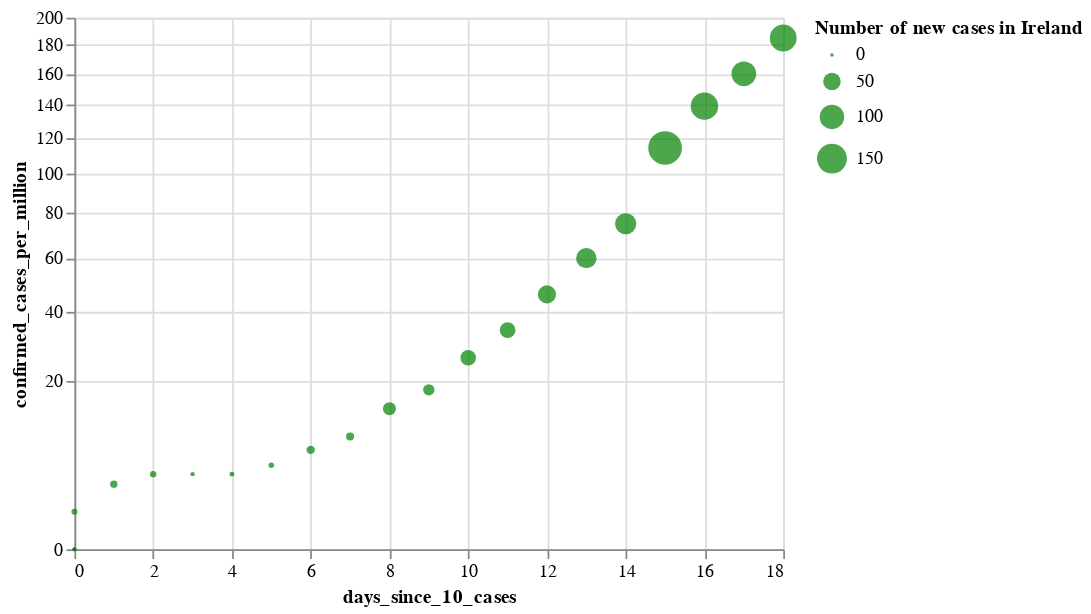

The code cell stored with this chart in its notebook:
### Markdown cell above
# Number of Covid-19 cases per 1M population
The pupulation of Ireland, Italy, and Spain is as follows (in millions) [\[source\]](https://en.wikipedia.org/wiki/List_of_countries_and_dependencies_by_population):

- **Ireland** : 4.9M
- **Italy** : 60.2M
- **Spain** : 47.1M

If we plot a figure dividing the total number of cases reported daily by the population (in millions) we can find how many persons are infected per 1 million, which give us a normalized value we could use to understand the severity of the outbreak.

### The figure below shows that in fact Ireland has more cases per million that the most affected countries in Europe starting on March 16th, 2020, and growing quickly.

### Code cell
#hide

cases_per_million_ie_plot = alt.Chart(source_ie).mark_circle(
    color='green',
    opacity=0.7).encode(
    x='days_since_10_cases:Q',
#     y='confirmed_cases:Q',
    y=alt.Y('confirmed_cases_per_million:Q', scale=alt.Scale(type='sqrt')),
    size=alt.Size('new_cases:Q', title="Number of new cases in Ireland"),
    tooltip=['country', 'date:T', 'confirmed_cases:Q', 'confirmed_cases_per_million:Q', 'new_cases', 'deaths']
)#.interactive()

cases_per_million_ie_plot

### Figure 1 — Vega-Lite specification as saved in the notebook (floating-point values rounded to 4 significant figures)
{"config": {"view": {"continuousWidth": 400, "continuousHeight": 300}}, "data": {"name": "data-ed50ffc5c4b78ec5191e852842180de0"}, "mark": {"type": "circle", "color": "green", "opacity": 0.7}, "encoding": {"size": {"type": "quantitative", "field": "new_cases", "title": "Number of new cases in Ireland"}, "tooltip": [{"type": "nominal", "field": "country"}, {"type": "temporal", "field": "date"}, {"type": "quantitative", "field": "confirmed_cases"}, {"type": "quantitative", "field": "confirmed_cases_per_million"}, {"type": "quantitative", "field": "new_cases"}, {"type": "quantitative", "field": "deaths"}], "x": {"type": "quantitative", "field": "days_since_10_cases"}, "y": {"type": "quantitative", "field": "confirmed_cases_per_million", "scale": {"type": "sqrt"}}}, "$schema": "https://vega.github.io/schema/vega-lite/v4.0.2.json", "datasets": {"data-ed50ffc5c4b78ec5191e852842180de0": [{"country": "Ireland", "date": "2020-03-01", "days_since_10_cases": 0, "confirmed_cases": 1, "confirmed_cases_per_million": 0.0, "new_cases": 0, "deaths": 0}, {"country": "Ireland", "date": "2020-03-02", "days_since_10_cases": 0, "confirmed_cases": 1, "confirmed_cases_per_million": 0.0, "new_cases": 0, "deaths": 0}, {"country": "Ireland", "date": "2020-03-03", "days_since_10_cases": 0, "confirmed_cases": 2, "confirmed_cases_per_million": 0.0, "new_cases": 1, "deaths": 0}, {"country": "Ireland", "date": "2020-03-04", "days_since_10_cases": 0, "confirmed_cases": 6, "confirmed_cases_per_million": 1.0, "new_cases": 4, "deaths": 0}, {"country": "Ireland", "date": "2020-03-05", "days_since_10_cases": 1, "confirmed_cases": 13, "confirmed_cases_per_million": 3.0, "new_cases": 7, "deaths": 0}, {"country": "Ireland", "date": "2020-03-06", "days_since_10_cases": 2, "confirmed_cases": 18, "confirmed_cases_per_million": 4.0, "new_cases": 5, "deaths": 0}, {"country": "Ireland", "date": "2020-03-07", "days_since_10_cases": 3, "confirmed_cases": 19, "confirmed_cases_per_million": 4.0, "new_cases": 1, "deaths": 0}, {"country": "Ireland", "date": "2020-03-08", "days_since_10_cases": 4, "confirmed_cases": 21, "confirmed_cases_per_million": 4.0, "new_cases": 2, "deaths": 0}, {"country": "Ireland", "date": "2020-03-09", "days_since_10_cases": 5, "confirmed_cases": 24, "confirmed_cases_per_million": 5.0, "new_cases": 3, "deaths": 0}, {"country": "Ireland", "date": "2020-03-10", "days_since_10_cases": 6, "confirmed_cases": 34, "confirmed_cases_per_million": 7.0, "new_cases": 10, "deaths": 0}, {"country": "Ireland", "date": "2020-03-11", "days_since_10_cases": 7, "confirmed_cases": 43, "confirmed_cases_per_million": 9.0, "new_cases": 9, "deaths": 1}, {"country": "Ireland", "date": "2020-03-12", "days_since_10_cases": 8, "confirmed_cases": 70, "confirmed_cases_per_million": 14.0, "new_cases": 27, "deaths": 1}, {"country": "Ireland", "date": "2020-03-13", "days_since_10_cases": 9, "confirmed_cases": 90, "confirmed_cases_per_million": 18.0, "new_cases": 20, "deaths": 1}, {"country": "Ireland", "date": "2020-03-14", "days_since_10_cases": 10, "confirmed_cases": 129, "confirmed_cases_per_million": 26.0, "new_cases": 39, "deaths": 2}, {"country": "Ireland", "date": "2020-03-15", "days_since_10_cases": 11, "confirmed_cases": 169, "confirmed_cases_per_million": 34.0, "new_cases": 40, "deaths": 2}, {"country": "Ireland", "date": "2020-03-16", "days_since_10_cases": 12, "confirmed_cases": 223, "confirmed_cases_per_million": 46.0, "new_cases": 54, "deaths": 2}, {"country": "Ireland", "date": "2020-03-17", "days_since_10_cases": 13, "confirmed_cases": 292, "confirmed_cases_per_million": 60.0, "new_cases": 69, "deaths": 2}, {"country": "Ireland", "date": "2020-03-18", "days_since_10_cases": 14, "confirmed_cases": 366, "confirmed_cases_per_million": 75.0, "new_cases": 74, "deaths": 2}, {"country": "Ireland", "date": "2020-03-19", "days_since_10_cases": 15, "confirmed_cases": 557, "confirmed_cases_per_million": 114.0, "new_cases": 191, "deaths": 3}, {"country": "Ireland", "date": "2020-03-20", "days_since_10_cases": 16, "confirmed_cases": 683, "confirmed_cases_per_million": 139.0, "new_cases": 126, "deaths": 3}, {"country": "Ireland", "date": "2020-03-21", "days_since_10_cases": 17, "confirmed_cases": 785, "confirmed_cases_per_million": 160.0, "new_cases": 102, "deaths": 3}, {"country": "Ireland", "date": "2020-03-22", "days_since_10_cases": 18, "confirmed_cases": 906, "confirmed_cases_per_million": 185.0, "new_cases": 121, "deaths": 4}]}}
